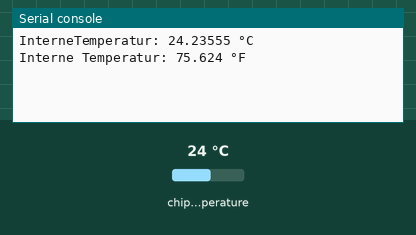
This program was run on a simulated Raspberry Pi Pico running MicroPython. Parts: the last lines printed to the serial console. Inputs (shaded band) come from the test bench; at power-on: chip temperature 24 °C. Files the program writes start out absent.

Above: at 1.2 s.
1.3 s: chip temperature set to 1 °C
At 10.5 s:
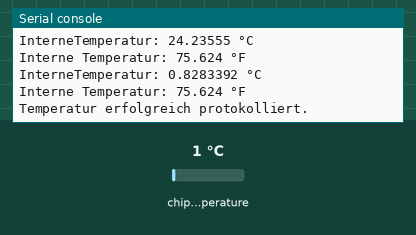
11.5 s: chip temperature set to 11 °C
At 20.5 s:
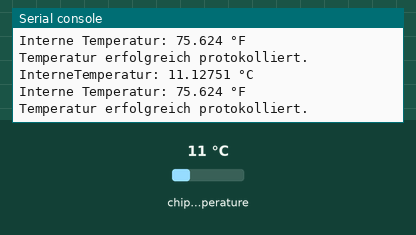

The program:

Temperatur-Datalog.py
```python
'''
Temperatur-Datalog.py

Liest den internen Temperatursensor aus
und gibt ihn in °C und °F aus

Alle 10 sek wird der C° Wert in der Datei temperatur_log.txt protokolliert
'''

from machine import ADC

# Interner Temperatursensor ist mit ADC-Kanal 4 verbunden
temp_sensor = ADC(4)

def read_internal_temperature():
    # Lesen des ADC-Werts
    adc_value = temp_sensor.read_u16()

    # ADC-Wert in Spannung umwandeln
    voltage = adc_value * (3.3 / 65535.0)

    # Temperaturberechnung auf Basis der Sensorcharakteristik
    temperature_celsius = 27 - (voltage - 0.706) / 0.001721

    return temperature_celsius

def celsius_to_fahrenheit(temp_celsius):
    temp_fahrenheit = temp_celsius * (9/5) + 32
    return temp_fahrenheit

# Ablesen und Drucken der Innentemperatur
temperature_c = read_internal_temperature()
temperature_f = celsius_to_fahrenheit(temperature_c)
print("InterneTemperatur:", temperature_c, "°C")
print("Interne Temperatur:", temperature_f, "°F")


from time import sleep
from machine import Timer
#from picozero import pico_temp_sensor

def log_temperature(timer):
    # Lese den Wert des internen Temperatursensors ein
    temperature_c = read_internal_temperature()

    # Formatieren der Temperatur in eine Zeichenfolge mit zwei Dezimalstellen
    temperature_string = "{:.2f} °C\n".format(temperature_c)

    # Schreibe  in die Datei
    file_path = 'temperatur_log.txt'
    try:
        print("InterneTemperatur:", temperature_c, "°C")
        print("Interne Temperatur:", temperature_f, "°F")
        file = open(file_path, 'a')
        file.write(temperature_string)
        print("Temperatur erfolgreich protokolliert.")
        file.close()
    except OSError as e:
        print("Error: ", e)

# Erfasse die Temperatur, wenn das Programm zum ersten Mal ausgeführt wird
#log_temperature(0)

# Erstellen eines Timers, der log_temperature jede Minute (60.000 Millisekunden) aufruft
log_timer = Timer(period=10000, mode=Timer.PERIODIC, callback=log_temperature)

# Programm starten
try:
    while True:
        sleep(0.1)
except KeyboardInterrupt:
    # stoppe den Timer bei Tastaturunterbrechung
    log_timer.deinit()
    print("Keyboard Interrupt")
```

Measured:
- after the input at 1.3 s, the serial console: prints a new line after 8.7 s (image 1)
- after the input at 11.5 s, the serial console: prints a new line after 8.5 s (image 2)
